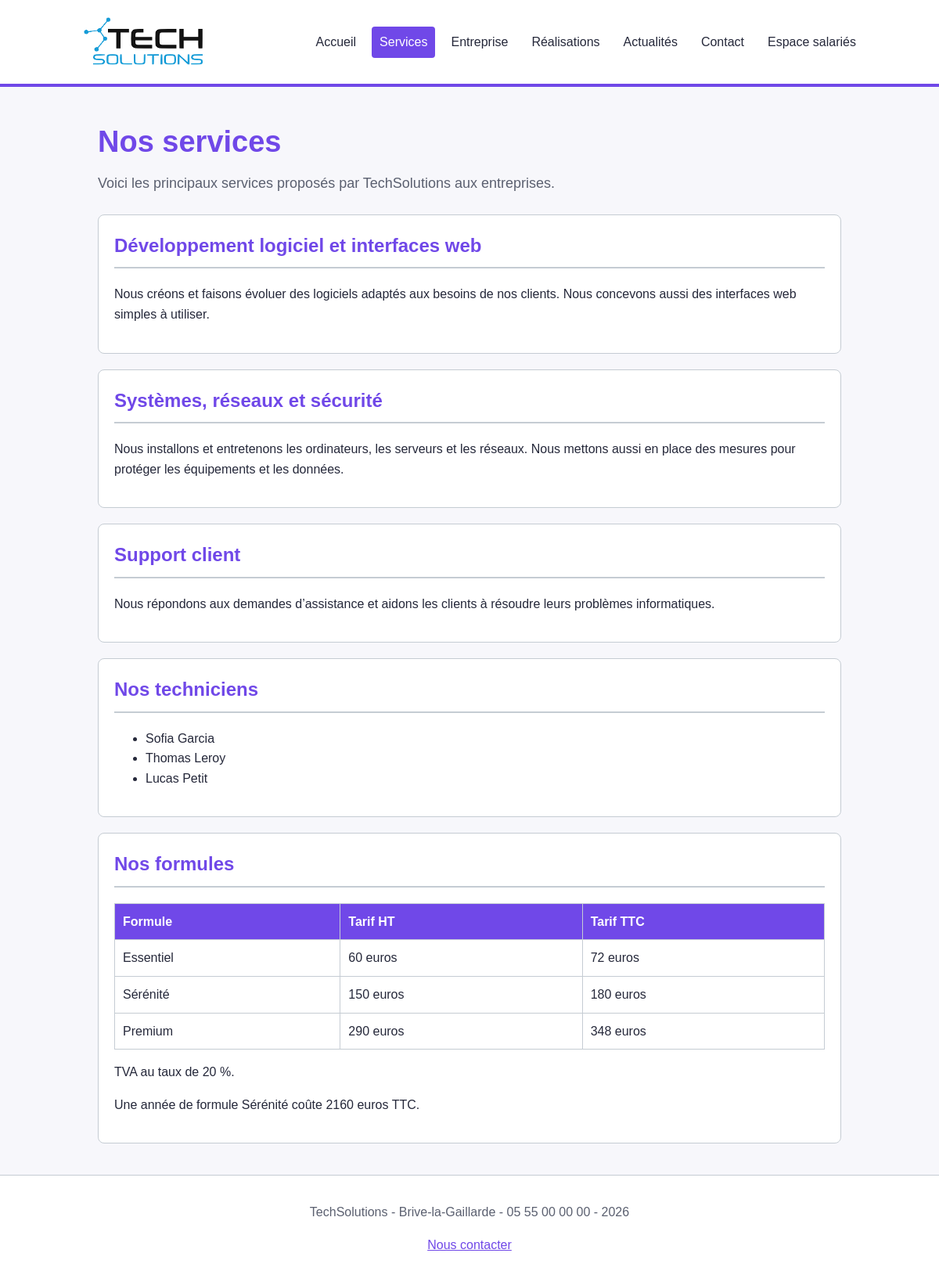
/services.php, run on the app's committed database.
### tables this page shows
CREATE TABLE IF NOT EXISTS utilisateurs (
  id INT AUTO_INCREMENT PRIMARY KEY,
  identifiant VARCHAR(30) NOT NULL UNIQUE,
  mot_de_passe VARCHAR(255) NOT NULL,
  prenom VARCHAR(50) NOT NULL,
  nom VARCHAR(50) NOT NULL,
  service VARCHAR(50) NOT NULL,
  role VARCHAR(10) NOT NULL
);

### services.php (the view, shortened to what this page needs)
<?php
$essentiel = 60;
$serenite = 150;
$premium = 290;
$tva = 20;
include "inc/bdd.php";
$req = $pdo->query("SELECT prenom, nom FROM utilisateurs WHERE service = 'Technique' ORDER BY nom, prenom");
$techniciens = $req->fetchAll();
?>
<?php include "inc/haut.php"; ?>
  <div class="entete">
    <h1>Nos services</h1>
    <p>Voici les principaux services proposés par TechSolutions aux entreprises.</p>
  </div>
  <main class="section">
    <article class="carte">
      <h2>Développement logiciel et interfaces web</h2>
      <p>Nous créons et faisons évoluer des logiciels adaptés aux besoins de nos clients. Nous concevons aussi des interfaces web simples à utiliser.</p>
    </article>
    <article class="carte">
      <h2>Systèmes, réseaux et sécurité</h2>
      <p>Nous installons et entretenons les ordinateurs, les serveurs et les réseaux. Nous mettons aussi en place des mesures pour protéger les équipements et les données.</p>
    </article>
    <article class="carte">
      <h2>Support client</h2>
      <p>Nous répondons aux demandes d’assistance et aidons les clients à résoudre leurs problèmes informatiques.</p>
    </article>
    <section class="carte">
      <h2>Nos techniciens</h2>
      <ul>
        <?php foreach ($techniciens as $technicien) { ?>
          <li><?php echo htmlspecialchars($technicien["prenom"] . " " . $technicien["nom"]); ?></li>
        <?php } ?>
      </ul>
    </section>
    <section class="carte">
      <h2>Nos formules</h2>
      <table>
        <thead>
          <tr>
            <th>Formule</th>
            <th>Tarif HT</th>
            <th>Tarif TTC</th>
          </tr>
        </thead>
        <tbody>
          <tr>
            <td>Essentiel</td>
            <td><?php echo $essentiel; ?> euros</td>
            <td><?php echo $essentiel * (100 + $tva) / 100; ?> euros</td>
          </tr>
          <tr>
            <td>Sérénité</td>
            <td><?php echo $serenite; ?> euros</td>
            <td><?php echo $serenite * (100 + $tva) / 100; ?> euros</td>
          </tr>
          <tr>
            <td>Premium</td>
            <td><?php echo $premium; ?> euros</td>
            <td><?php echo $premium * (100 + $tva) / 100; ?> euros</td>
          </tr>
        </tbody>
      </table>
      <p>TVA au taux de <?php echo $tva; ?> %.</p>
      <p>Une année de formule Sérénité coûte <?php echo $serenite * 12 * (100 + $tva) / 100; ?> euros TTC.</p>
    </section>
  </main>
<?php include "inc/pied.php"; ?>

### css/style.css (style rules this page uses)
* { box-sizing: border-box; }
body { margin: 0; background: #f7f7fb; color: #25283a; font-family: Arial, sans-serif; line-height: 1.6; }
main { width: 82%; max-width: 950px; margin: 40px auto; }
h1, h2, h3 { color: #7048e8; font-family: Arial, sans-serif; }
h1 { font-size: 38px; }
h2 { margin-bottom: 20px; padding-bottom: 8px; border-bottom: 2px solid #c5ccd3; }
.entete { width: 82%; max-width: 950px; margin: 40px auto 0; }
.entete h1 { margin-bottom: 8px; }
.entete p { color: #5b6070; font-size: 18px; margin-top: 0; }
.entete + main { margin-top: 25px; }
.carte { margin: 20px 0; padding: 20px; border: 1px solid #c5ccd3; border-radius: 8px; background: white; }
.carte h2, .carte h3 { margin-top: 0; }
table { width: 100%; border-collapse: collapse; background: white; }
th, td { padding: 10px; border: 1px solid #c5ccd3; text-align: left; }
th { background: #7048e8; color: white; }

### data on the page
utilisateurs: prenom+nom "Sofia Garcia"
utilisateurs: prenom+nom "Thomas Leroy"
utilisateurs: prenom+nom "Lucas Petit"

### other printed values
$essentiel "60"
$essentiel * (100 + $tva) / 100 "72"
$serenite "150"
$serenite * (100 + $tva) / 100 "180"
$premium "290"
$premium * (100 + $tva) / 100 "348"
$tva "20"
$serenite * 12 * (100 + $tva) / 100 "2160"
$entreprise "TechSolutions"
$ville "Brive-la-Gaillarde"
$telephone "05 55 00 00 00"
